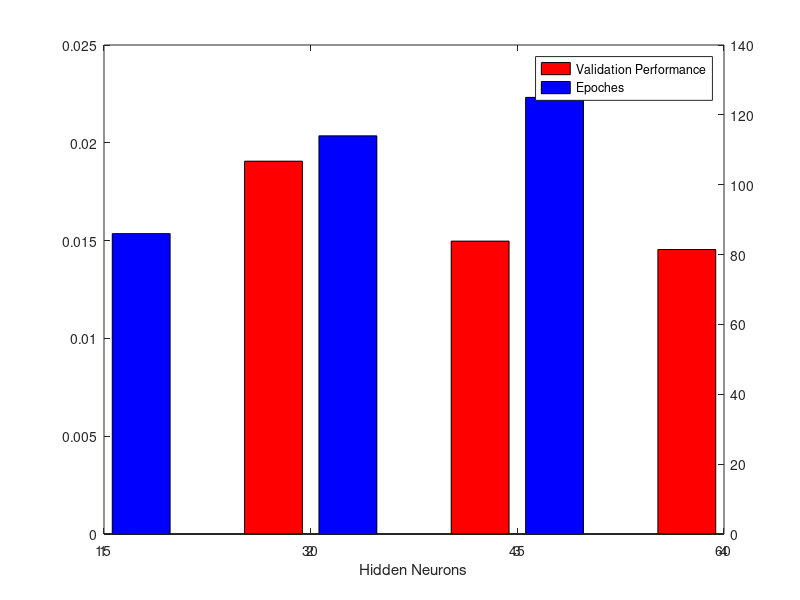

The MATLAB script that drew this image:
layers = [0.024989, 0.01906, 0.014973, 0.014544];
epoches = [86, 114, 125, 116];

figure
a=[layers', zeros(4,1)];
b=[zeros(4,1), epoches'];
[AX,H1,H2] =plotyy([1:4],a, [1:4],b, 'bar', 'bar');
set(H1,'FaceColor','r') % a
set(H2,'FaceColor','b') % b
set(gca, 'XTickLabel', {'15', '30', '45', '60'});

legend([H1(1) H2(1)], 'Validation Performance', 'Epoches')
xlabel('Hidden Neurons');
